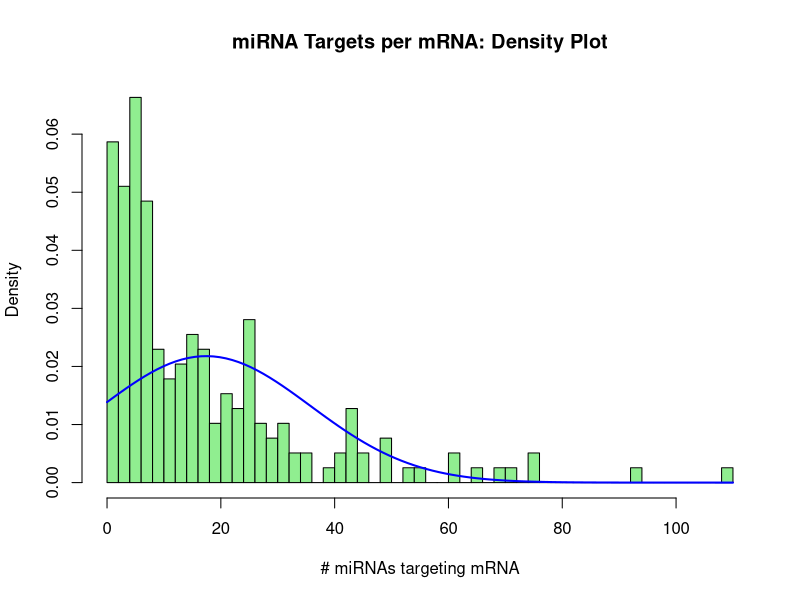
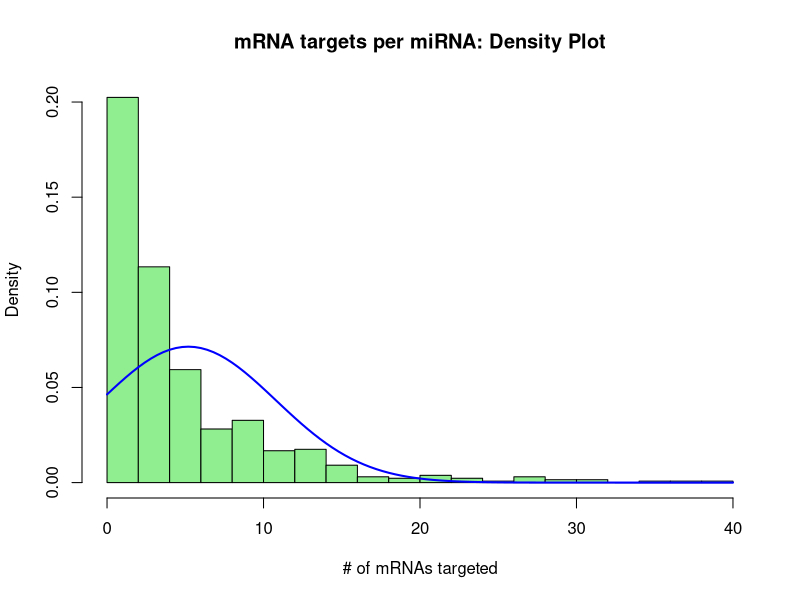
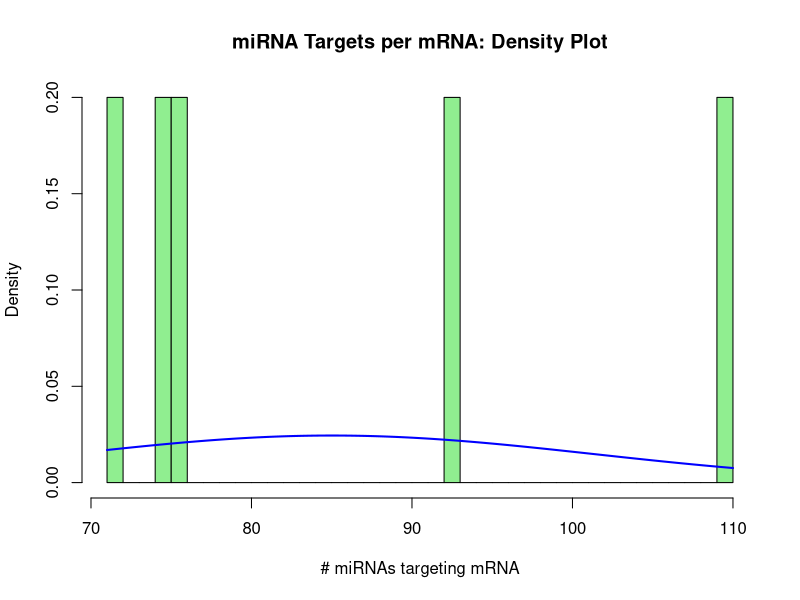
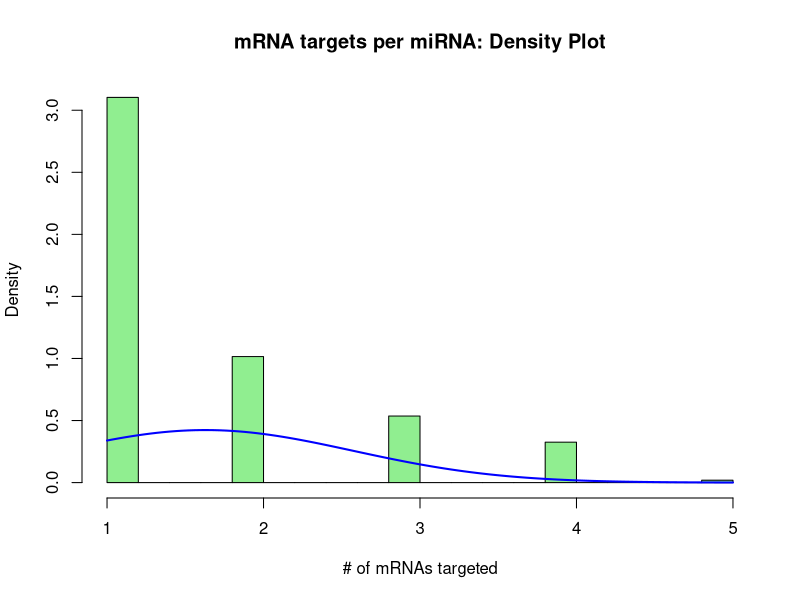
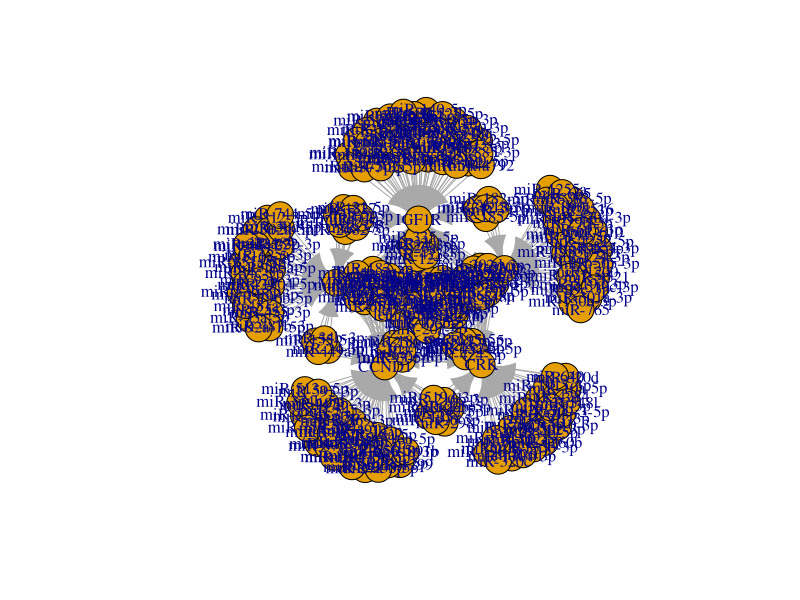
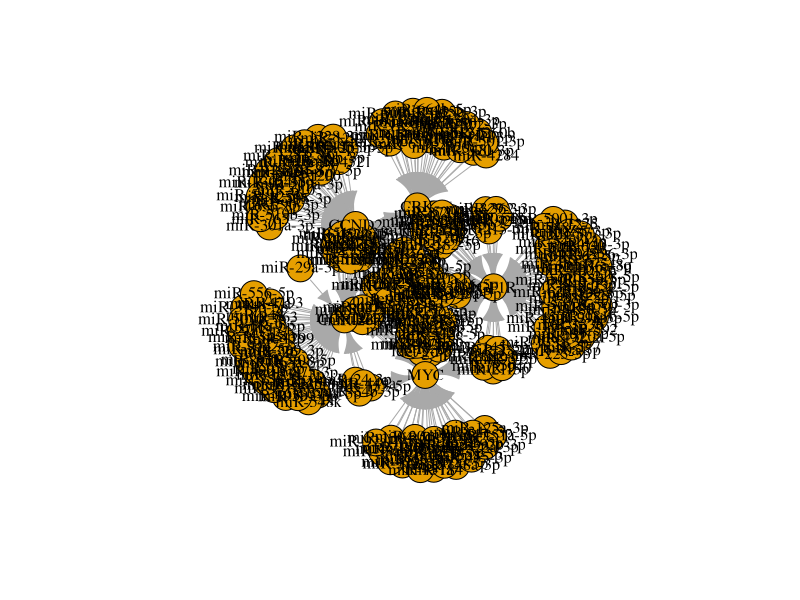

Here is the R script that generated these plots, in order: (Note: this script raises an error after producing the figures.)


## Comment the code
## Install packages
if (!require("rstudioapi")) {
  install.packages("rstudioapi", dependencies = TRUE)
  library(rstudioapi)
}

if (!require("ggplot2")) {
  install.packages("ggplot2", dependencies = TRUE)
  library(ggplot2)
}

if (!require("MASS")) {
  install.packages("MASS", dependencies = TRUE)
  library(MASS)
}

if (!require("Matrix")) {
  install.packages("Matrix", dependencies = TRUE)
  library(Matrix)
}

if (!require("igraph")) {
  install.packages("igraph", dependencies = TRUE)
  library(igraph)
}

# Set working directory to source file location
setwd(dirname(getActiveDocumentContext()$path))       

#Read .csv file into R data
miR <- read.csv("../Data/MirWalk_Trimmed.csv", header=TRUE)

nt <- read.csv("../Data/MirWalk_Subset.csv", header=TRUE)


## FREQUENCY DISTRIBUTIONS
## Plot frequency distributions of mRNA targets per miRNA, and targeting miRNAs per mRNA
## Tabulate the miRWalk output and run a frequency distribution for mRNA-miR/miR-mRNA targeting stats

#View(miR)
summary(miR)
summary(miR$Gene)

#View(nt)
summary(nt)
summary(nt$Gene)

library(MASS)

## FULL SET HISTOGRAMS
##  histogram miRNA targets per mRNA

Gene = miR$Gene
Gene.freq = table(Gene)
GeneTable <- cbind(Gene.freq)
colors = c("lightgreen")
hist(GeneTable, freq=FALSE, main="miRNA Targets per mRNA: Density Plot", xlab = "# miRNAs targeting mRNA", breaks=50, col="lightgreen")
curve(dnorm(x, mean=mean(Gene.freq), sd=sd(Gene.freq)), add=TRUE, col="blue", lwd=2)

## histogram mRNAs targeted by miRNA

miRNA = miR$miRNA
miRNA.freq = table(miRNA)
miRTable <- cbind(miRNA.freq)
hist(miRTable, freq=FALSE, main = "mRNA targets per miRNA: Density Plot", xlab = "# of mRNAs targeted", breaks=20, col = "lightgreen")
curve(dnorm(x, mean=mean(miRNA.freq), sd=sd(miRNA.freq)), add=TRUE, col="blue", lwd=2)

## SUBSET HISTOGRAMS
## histogram miRNA targets per mRNA

Gene = nt$Gene
Gene.freq = table(Gene)
GeneTable <- cbind(Gene.freq)
colors = c("lightgreen")
hist(GeneTable, freq=FALSE, main="miRNA Targets per mRNA: Density Plot", xlab = "# miRNAs targeting mRNA", breaks=50, col="lightgreen")
curve(dnorm(x, mean=mean(Gene.freq), sd=sd(Gene.freq)), add=TRUE, col="blue", lwd=2)

## histogram mRNAs targeted by miRNA

miRNA = nt$miRNA
miRNA.freq = table(miRNA)
miRTable <- cbind(miRNA.freq)
hist(miRTable, freq=FALSE, main = "mRNA targets per miRNA: Density Plot", xlab = "# of mRNAs targeted", breaks=20, col = "lightgreen")
curve(dnorm(x, mean=mean(miRNA.freq), sd=sd(miRNA.freq)), add=TRUE, col="blue", lwd=2)


# head(nt)

## Visualize the complete bipartite graph
## https://rpubs.com/pjmurphy/317838
## Make a graph object from list
gNT <- graph.data.frame(nt)
gFULL <- graph.data.frame(miR)

## Make a graph g into a bipartite network
bipartite.mapping(gNT)
V(gNT)$type <- bipartite_mapping(gNT)$type
plot(gNT)
plot(gNT, vertex.label.cex = 1.0, vertex.label.color = "black")


## Format the labels and node shape/color
## Formatting for bipartite plots

V(gNT)$color <- ifelse(V(gNT)$type, "steelblue", "lightgreen")
V(gNT)$shape <- ifelse(V(gNT)$type, "circle", "square")
V(gNT)$label[V(gNT)$type==F] <- nodes2$media[V(net2)$type==F]
V(gNT)$label <- ""
E(gNT)$color <- "darkgrey"

plot(gNT, layout=layout.bipartite, vertex.label.cex=0.5, vertex.size=(2-V(gNT)$type)*8)

plot(gNT, layout=layout.bipartite)

plot(gNT, layout=layout.bipartite, vertex.size=20, vertex.label.cex=0.5)

V(gNT)$label.color <- "black" ##ifelse(V(g)$type, "black", "white")
## V(g)$label.font <-  0.6
V(gNT)$label.cex <- 1 ##ifelse(V(g)$type, 0.8, 1.2)
## V(g)$label.dist <-0
V(gNT)$frame.color <-  "gray"
V(gNT)$size <- 5

plot(gNT, layout = layout_with_graphopt)

plot(gNT, layout=layout.bipartite, vertex.size=20, vertex.label.cex=0.5)

## Save Plot to image
png("../Fig_Output/bipartite.png")
print(gNTplot)
dev.off()




## Analyze the network as a single-mode network
## According to https://rpubs.com/pjmurphy/317838

## Calculating centrality

types <- V(g)$type                 ## getting each vertex `type` let's us sort easily
deg <- degree(g)
bet <- betweenness(g)
clos <- closeness(g)
eig <- eigen_centrality(g)$vector

cent_df <- data.frame(types, deg, bet, clos, eig)

cent_df[order(cent_df$type, decreasing = TRUE),] ## sort w/ `order` by `type`

## Size vertices by centralitry
V(g)$size <- degree(g)
V(g)$label.cex <- degree(g) * 0.000000000000000000001

gplot <- plot(g, layout = layout_with_graphopt)

## Save the Graph plot as .png file into fig_output
png("../fig_output/graph.png")
print(gplot)
dev.off()

##NETWORK GRAPH
##Create and plot a network graph from the adjacency list

#Convert into data frame
miRFrame <- data.frame(person=miR$Gene, gr=miR$miRNA, stringsAsFactors = F)

##Treat the adjacenty list as a bipartite network (coding genes and miRNAs each constitute the two bipartite modes of the network).
##Code was derived from social network modelling from the blog of Solomon Messing.
##https://solomonmessing.wordpress.com/2012/09/30/working-with-bipartiteaffiliation-network-data-in-r/

#Use functions from the R Matrix package to create an adjacency matrix 'A' from the imported list.
library(Matrix)

A <- spMatrix(nrow=length(unique(miRFrame$person)),
              ncol=length(unique(miRFrame$gr)),
              i = as.numeric(factor(miRFrame$person)),
              j = as.numeric(factor(miRFrame$gr)),
              x = rep(1, length(as.numeric(miRFrame$person))) )

row.names(A) <- levels(factor(miRFrame$person))
colnames(A) <- levels(factor(miRFrame$gr))
A

Arow <- tcrossprod(A)
Arow
head(Arow)

##Use the R Igraph package to create a network graph object.
library(igraph)

miRgraphAdj <- graph.adjacency(Arow, mode = 'undirected')
summary(miRgraphAdj)

##make each edge weight become 1, and then sum them back into an edge attribute
#http://stackoverflow.com/questions/12998456/r-igraph-convert-parallel-edges-to-weight-attribute
E(miRgraphAdj)$weight
E(miRgraphAdj)$weight <- 1
miRgraphAdj <- simplify(miRgraphAdj, edge.attr.comb=list(weight="sum"))

E(miRgraphAdj)$width <- E(miRgraphAdj)$weight
E(miRgraphAdj)$width
# direct output to a file
sink("EdgeFile", append=FALSE, split=FALSE)

##Assign vertex label attributes, color and font
V(miRgraphAdj)$label <- V(miRgraphAdj)$name
V(miRgraphAdj)$label.color <- rgb(0,0,.2,.8)
V(miRgraphAdj)$label.cex <- .6
V(miRgraphAdj)$label.cex <- .3
V(miRgraphAdj)$label.font <- 1
V(miRgraphAdj)$color <- rgb(1,0,0,.5)

miRgraphAdj <- simplify(miRgraphAdj, remove.loops = TRUE, remove.multiple = TRUE)

##Assign transparency as a function of Edge weight
egam <- (E(miRgraphAdj)$weight)/max(E(miRgraphAdj)$weight)
E(miRgraphAdj)$color <- rgb(.5,.5,0,egam)

##Plot the graph object, with vertex size as a function of 'betweeness' and edge width a function of edge weight.
##Apply scaling functions to create resolution for visual interpretation of the graph.
##Here, the user-derived betweeness(mirgraphAdj/33) and log(E(miRgraphAdj)$weight) were user-derived to reduce the 'hairball' and facilitate interpretation
plot(miRgraphAdj, vertex.size=betweenness(miRgraphAdj)/33, edge.width=log10(E(miRgraphAdj)$weight), layout=layout.kamada.kawai)


##For scaling vertex.size and edge widths for different graphs:
##plot(miRgraphAdj, vertex.size=betweenness(miRgraphAdj)/V_Scaling_Factor, edge.width=E_Scaling_Factor(E(miRgraphAdj)$weight), layout=layout.kamada.kawai)

##For the 5-gene subgraph found in Fig.3C (Input file 'Subset.R'):
plot(miRgraphAdj, vertex.size=20, edge.width=(E(miRgraphAdj)$weight)/10, layout=layout.fruchterman.reingold)
